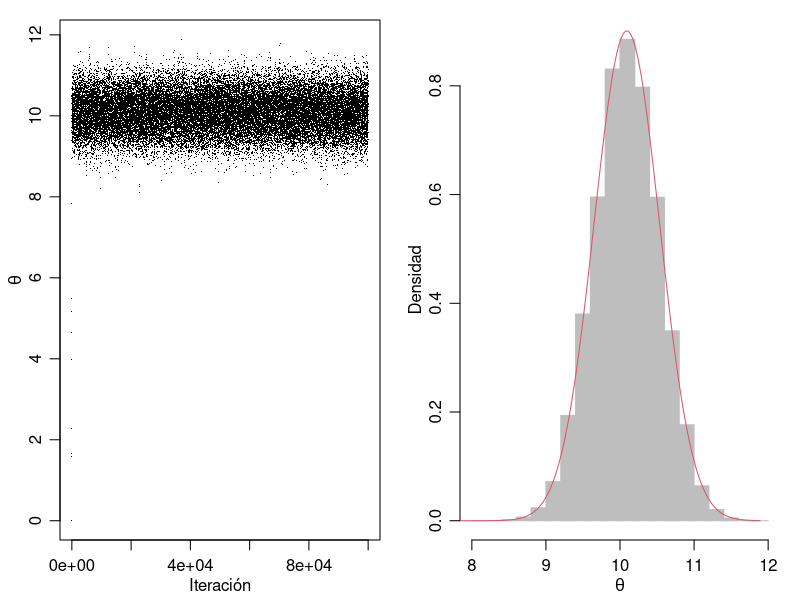
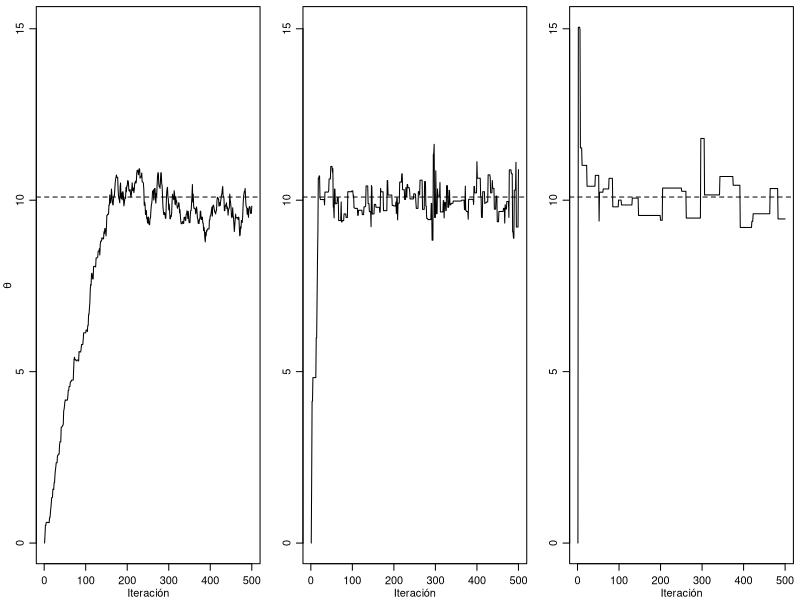
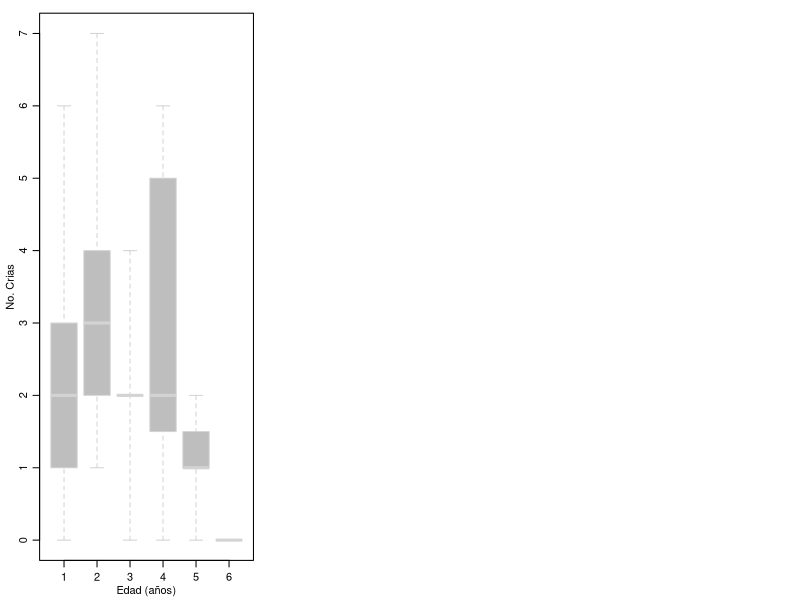
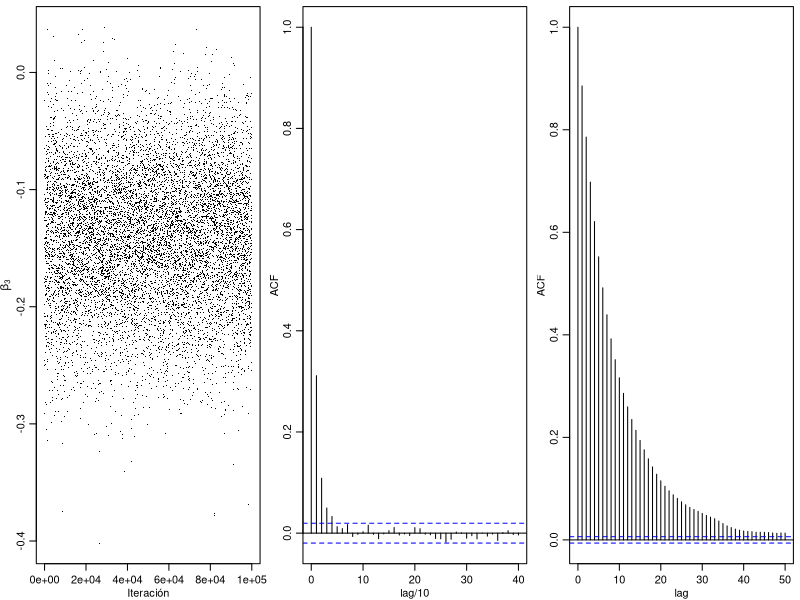
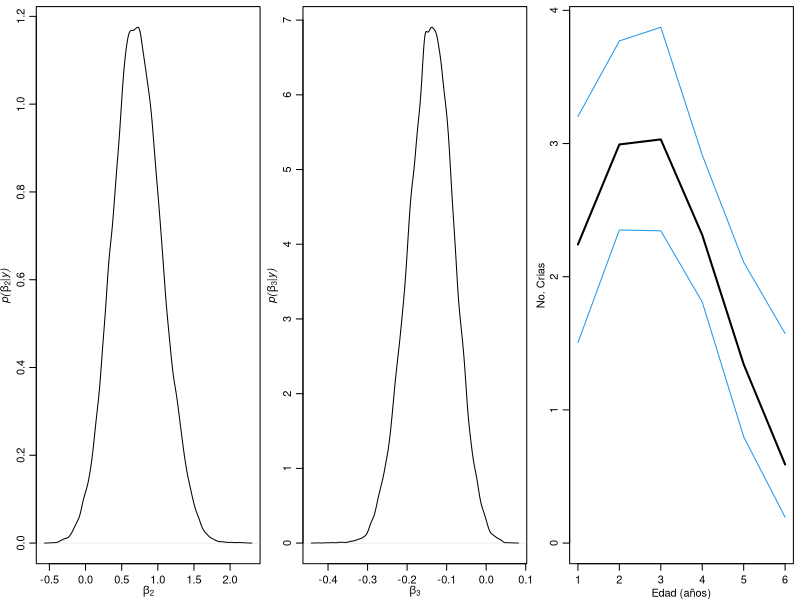

Here is the R script that generated these plots, in order: (Note: a time limit stopped this script after it produced the figures.)
## ---- chunk 1
knitr::opts_chunk$set(echo = TRUE)
## ---- chunk 2
# simular datos
n  <- 5
s2 <- 1 
set.seed(123)
y <- round(rnorm(n = n, mean = 10, sd = 1), 2)
# previa
t2 <- 10 
mu <- 5
# Metropolis
theta <- 0       # valor inicial
delta <- 1.75    # parámetro de ajuste
S     <- 100000  # numero de muestras
THETA <- NULL    # almacenamiento
# cadena
set.seed(123)
for (s in 1:S) {
  # 1. propuesta
  theta.star <- rnorm(1,theta,sqrt(delta))
  # 2. tasa de aceptación
  log.r <- (sum(dnorm(y, theta.star, sqrt(s2), log = T)) + dnorm(theta.star, mu, sqrt(t2), log = T)) - (sum(dnorm(y, theta, sqrt(s2), log = T)) + dnorm(theta, mu, sqrt(t2), log = T)) 
  # 3. actualizar
  if (runif(1) < exp(log.r)) 
    theta <- theta.star 
  # 4. almacenar
  THETA <- c(THETA, theta)
}
## ---- chunk 3
# gráfico
par(mfrow = c(1,2), mar = c(3,3,1,1), mgp = c(1.75,0.75,0))
# cadena
plot(x = 1:S, y = THETA, type = "p", pch = ".", xlab = "Iteración", ylab = expression(theta))
# histograma (sin periodo de calentamiento)
hist(x = THETA[-(1:100)], prob = T, main = "", xlab = expression(theta), ylab = "Densidad", col = "gray", border = "gray")
# posterior analítica
th   <- seq(min(THETA), max(THETA), length = 1000)
mu.n <- (mu/t2 + mean(y)*n/s2)/(1/t2 + n/s2) 
t2.n <- 1/(1/t2 + n/s2)
lines(x = th, y = dnorm(th, mu.n, sqrt(t2.n)), col = 2, lty = 1, lwd = 1)
## ---- chunk 4
ACR    <- NULL  # tasa de aceptaciones
ACF    <- NULL  # autocorrelaciones
THETAA <- NULL  # muestras
for(delta2 in 2^c(-5,-1,1,5,7) ) {
  # parámetros iniciales
  THETA <- NULL
  S     <- 100000
  theta <- 0
  acs   <- 0  # tasa de aceptación
  # cadena
  set.seed(1)
  for(s in 1:S) {
    # 1. propuesta
    theta.star <- rnorm(1,theta,sqrt(delta2))
    # 2. tasa de aceptación
    log.r <- (sum(dnorm(y, theta.star, sqrt(s2), log = T)) + dnorm(theta.star, mu, sqrt(t2), log = T)) - (sum(dnorm(y, theta, sqrt(s2), log = T)) + dnorm(theta, mu, sqrt(t2), log = T)) 
    # 3. actualizar
    if(runif(1) < exp(log.r)) { 
      theta <- theta.star 
      acs   <- acs + 1 
    }
    # 4. almacenar
    THETA <- c(THETA, theta) 
  }
  # almacenar valores de todos los casos (delta2)
  ACR    <- c(ACR, acs/s) 
  ACF    <- c(ACF, acf(THETA, plot = F)$acf[2])
  THETAA <- cbind(THETAA, THETA)
}
## ---- chunk 5
# gráficos
par(mfrow = c(1,3), mar = c(2.75,2.75,.5,.5), mgp = c(1.7,0.75,0))
laby <- c(expression(theta),"","","","")
for (k in c(1,3,5)) {
  plot(x = THETAA[1:500,k], type = "l", xlab = "Iteración", ylab = laby[k], ylim = range(THETAA))
  abline(h = mu.n, lty = 2)
}
## ---- chunk 6
# tasas de aceptación
round(ACR, 3)
# autocorrelaciones
round(ACF ,3)
# tamaños efectivos de muestra
round(coda::effectiveSize(THETAA), 3)
## ---- chunk 7
# Actividades de reproducción de gorriones (hembras) en función de la edad
# "age"     : edad.
# "fledged" : número de crías.
spfage <- structure(
  c(
    3, 1, 1, 2, 0, 0, 6, 3, 4, 2, 1, 6, 2, 3, 3, 4, 7, 2, 2, 1, 
    1, 3, 5, 5, 0, 2, 1, 2, 6, 6, 2, 2, 0, 2, 4, 1, 2, 5, 1, 2, 
    1, 0, 0, 2, 4, 2, 2, 2, 2, 0, 3, 2, 1, 1, 1, 1, 1, 1, 1, 1, 
    1, 1, 1, 1, 1, 1, 1, 1, 1, 1, 1, 1, 1, 1, 1, 1, 1, 1, 1, 1, 
    1, 1, 1, 1, 1, 1, 1, 1, 1, 1, 1, 1, 1, 1, 1, 1, 1, 1, 1, 1, 
    1, 1, 1, 1, 3, 3, 1, 1, 1, 1, 1, 1, 1, 1, 2, 2, 2, 2, 2, 2, 
    2, 2, 2, 5, 5, 4, 4, 4, 4, 4, 4, 4, 4, 4, 4, 4, 4, 5, 4, 4, 
    4, 4, 5, 5, 5, 5, 3, 3, 3, 3, 3, 3, 3, 6, 1, 1, 9, 9, 1, 1, 
    1, 1, 1, 1, 1, 1, 4, 4, 4, 4, 4, 4, 4, 4, 4, 25, 25, 16, 16, 
    16, 16, 16, 16, 16, 16, 16, 16, 16, 16, 25, 16, 16, 16, 16, 
    25, 25, 25, 25, 9, 9, 9, 9, 9, 9, 9, 36, 1, 1
  ),
  .Dim = c(52L, 4L),
  .Dimnames = list(NULL, c("fledged", "intercept", "age", "age2"))
)
spfage <- as.data.frame(spfage)
# diseño
spf  <- spfage$fledged  # y  = variable dependiente (respuesta)
age  <- spfage$age      # x1 = variable independiente 1
age2 <- age^2           # x2 = variable independiente 2
## ---- chunk 8
# visualización
par(mar=c(3,3,1,1),mgp=c(1.75,.75,0))
plot(spf~as.factor(age), range=0, xlab="Edad (años)", ylab="No. Crias", col="gray", border="lightgray")
## ---- chunk 9
# GLM (frecuentista)
summary(glm(spf~age+age2,family="poisson"))
## ---- chunk 10
# datos 
y <- spf                                # variable respuesta
X <- cbind(rep(1,length(y)),age,age^2)  # matriz de diseño
n <- dim(X)[1]                          # tamaño de la muestra
p <- dim(X)[2]                          # numero de predictores
## ---- chunk 11
# previa
pmn.beta <- rep(0, p)         # beta0 = 0
psd.beta <- rep(sqrt(10), p)  # Sigma0 = 10*I
## ---- chunk 12
# matriz de varianza para la propuesta
# y + 1/2 evitar problemas en la frontera con 0
var.prop <- var(log(y + 1)) * solve(t(X)%*%X)
## ---- chunk 13
# algoritmo de Metropolis
S    <- 100000
BETA <- matrix(data = NA, nrow = S, ncol = p)
ac   <- 0
ncat <- floor(S/10)
beta <- rep(0, p) 
# cadena
set.seed(123)
for(s in 1:S) {
  # 1. propuesta
  beta.p <- c(mvtnorm::rmvnorm(n = 1, mean = beta, sigma = var.prop))
  # 2. tasa de aceptación
  lhr <- sum(dpois(x = y, lambda = exp(X%*%beta.p), log = T)) - sum(dpois(x = y, lambda = exp(X%*%beta), log = T)) + sum(dnorm(x = beta.p, mean = pmn.beta, sd = psd.beta, log = T)) - sum(dnorm(x = beta, mean = pmn.beta, sd = psd.beta, log = T))
  # 3. actualizar
  if (runif(1) < exp(lhr)) { 
    beta <- beta.p 
    ac   <- ac + 1 
  }
  # 4. almacenar
  BETA[s,] <- beta
  # 5. Progreso
  if (s%%ncat == 0)
    cat(100*round(s/S, 1), "% completado ... \n", sep = "" )
}
## ---- chunk 14
# tasa de aceptación
round(100*ac/S, 1)
# tamaño efectivo de muestra
round(apply(X = BETA, MARGIN = 2, FUN = coda::effectiveSize), 1)
## ---- chunk 15
# gráfico diagnóstico
thin  <- seq(from = 10, to = S, by = 10) # muestreo sistemático
par(mfrow = c(1,3), mar = c(2.75,2.75,.5,.5), mgp = c(1.7,.7,0))
j <- 3
plot(x = thin, y = BETA[thin,j], type = "p", pch = ".", xlab = "Iteración", ylab = expression(beta[3]))
acf (x = BETA[thin,j], xlab = "lag/10")
acf (x = BETA[,j], xlab = "lag")
## ---- chunk 16
# visualización
par(mfrow=c(1,3), mar=c(2.75,2.75,.5,.5),mgp=c(1.7,.7,0))
plot(density(BETA[,2]), type="l", main="",
     xlab=expression(beta[2]),
     ylab=expression(paste(italic("p("),beta[2],"|",italic("y)"),sep="") ) ,
     lwd=1,lty=1,col="black")
plot(density(BETA[,3]), type="l", main="",
     xlab=expression(beta[3]),
     ylab=expression(paste(italic("p("),beta[3],"|",italic("y)"),sep="") ),
     lwd=1,col="black",lty=1)
Xs       <- cbind(rep(1,6),1:6,(1:6)^2) 
eXB.post <- exp(t(Xs%*%t(BETA )) )
qE       <- apply( eXB.post,2,quantile,probs=c(.025,.5,.975))
plot(c(1,6),range(c(0,qE)),type="n",xlab="Edad (años)", ylab="No. Crias")
lines(x = qE[1,], col = 4, lwd = 1 )
lines(x = qE[2,], col = 1, lwd = 2 )
lines(x = qE[3,], col = 4, lwd = 1 )
## ---- chunk 17
round(quantile(BETA[,2], c(.025, .975)), 3)
round(quantile(BETA[,3], c(.025, .975)), 3)
round(mean(BETA[,2] > 0), 3)
round(mean(BETA[,3] > 0), 3)
## ---- chunk 18
# datos 
y <- spf                                # variable respuesta
X <- cbind(rep(1,length(y)),age,age^2)  # matriz de diseño
n <- dim(X)[1]                          # tamaño de la muestra
p <- dim(X)[2]                          # numero de predictores
## ---- chunk 19
# previa
pmn.beta <- rep(0, p)         # beta0 = 0
psd.beta <- rep(sqrt(10), p)  # Sigma0 = 10*I
## ---- chunk 20
# matriz de varianza para la propuesta
# y + 1/2 evitar problemas en la frontera con 0
var.prop <- var(log(y + 1)) * solve(t(X)%*%X)
## ---- chunk 21
# algoritmo de Metropolis
S    <- 2100
BETA <- matrix(data = NA, nrow = S, ncol = p)
ac   <- 0
ncat <- floor(S/10)
beta <- rep(0, p) 
# cadena
set.seed(123)
for(s in 1:S) {
  # 1. propuesta
  beta.p <- c(mvtnorm::rmvnorm(n = 1, mean = beta, sigma = var.prop))
  # 2. tasa de aceptación
  lhr <- sum(dpois(x = y, lambda = exp(X%*%beta.p), log = T)) - sum(dpois(x = y, lambda = exp(X%*%beta), log = T)) + sum(dnorm(x = beta.p, mean = pmn.beta, sd = psd.beta, log = T)) - sum(dnorm(x = beta, mean = pmn.beta, sd = psd.beta, log = T))
  # 3. actualizar
  if (runif(1) < exp(lhr)) { 
    beta <- beta.p 
    ac   <- ac + 1 
  }
  # 4. almacenar
  BETA[s,] <- beta
  # 5. Progreso
  if (s%%ncat == 0)
    cat(100*round(s/S, 1), "% completado ... \n", sep = "" )
}
## ---- chunk 22
# gradiente
grad <- function(bet, y, X) {
  out <- 0
  for (i in 1:length(y))
    out <- out + (y[i] - exp(sum(bet*X[i,])))*X[i,]
  out
}
## ---- chunk 23
# previa
mu0    <- rep(0,  p)   # beta0 = 0
Sigma0 <- diag(10, p)  # Sigma0 = 10*I
## ---- chunk 24
# cadena
L   <- 100
eps <- 1/L
bet <- rep(0, p) # valor inicial beta
ac  <- 0         # tasa de aceptación
S   <- 2100
BETA2 <- matrix(data = NA, nrow = S, ncol = p)
set.seed(123)
for(s in 1:S) {
  # 1. propuesta
  bet.p <- bet
  z <- c(mvtnorm::rmvnorm(n = 1, mean = rep(0,p), sigma = diag(p)))
  z.p <- z
  z.p <- z.p + 0.5*eps*grad(bet.p, y, X)
  for (l in 1:L) {
    bet.p <- bet.p + eps*z.p
    if (l < L)
      z.p   <- z.p + eps*grad(bet.p, y, X)
  }
  z.p <- z.p + 0.5*eps*grad(bet.p, y, X)
  # 2. tasa de aceptación
  logr <- sum(dpois(x = y, lambda = exp(X%*%bet.p), log = T)) - sum(dpois(x = y, lambda = exp(X%*%bet),log = T)) + mvtnorm::dmvnorm(x = bet.p, mean = mu0, sigma = Sigma0, log = T) - mvtnorm::dmvnorm(x = bet, mean = mu0, sigma = Sigma0, log = T) + mvtnorm::dmvnorm(x = z.p, log = T) - mvtnorm::dmvnorm(x = z, log = T)
  # 3. actualizar
  if (runif(n = 1) < exp(logr)) { 
    bet <- bet.p 
    ac  <- ac + 1 
  }
  # 4. almacenar
  BETA2[s,] <- bet
  # 5. Progreso
  if (s%%floor(S/10) == 0) cat(100*round(s/S, 1), "% completado ...\n", sep = "" )
}
## ---- chunk 25
# tasa de aceptación
round(ac/S, 2)
## ---- chunk 26
BETA <- BETA[-c(1:100),]
BETA2 <- BETA2[-c(1:100),]
par(mfrow = c(3,2), mar = c(2.75,2.75,1.5,.5), mgp = c(1.7,.7,0))
for (j in 1:p) {
  rango <- range(BETA[,j], BETA2[,j])
  # Metropolis
  plot(x = 1:nrow(BETA), y = BETA[,j], col = 2, type = "p", pch = 16, ylim = rango, cex.axis = 0.9, main = "Metropolis", xlab = "Iteración", ylab = "")
  # HMC
  plot(x = 1:nrow(BETA2), y = BETA2[,j], col = 4, type = "p", pch = 16, ylim = rango, cex.axis = 0.9, main = "Hamiltoniano", xlab = "Iteración", ylab = "")
}
## ---- chunk 27
# tamaños efectivos & CV de MC
tab <- cbind(
  round(apply(X = BETA,  MARGIN = 2, FUN = coda::effectiveSize), 1),
  round(apply(X = BETA2, MARGIN = 2, FUN = coda::effectiveSize), 1)
)
rownames(tab) <- paste("beta", 1:3)
colnames(tab) <- c("neff Metro", "neff HMC")
round(tab, 3)
## ---- chunk 28
knitr::include_graphics("Hoffcoverbook.jpg")
## ---- chunk 29
knitr::include_graphics("Gelmancoverbook.png")
